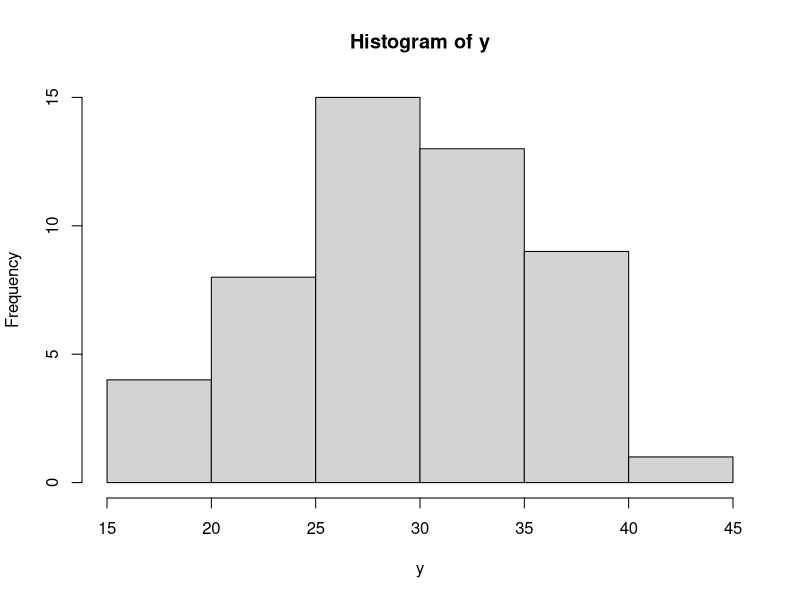
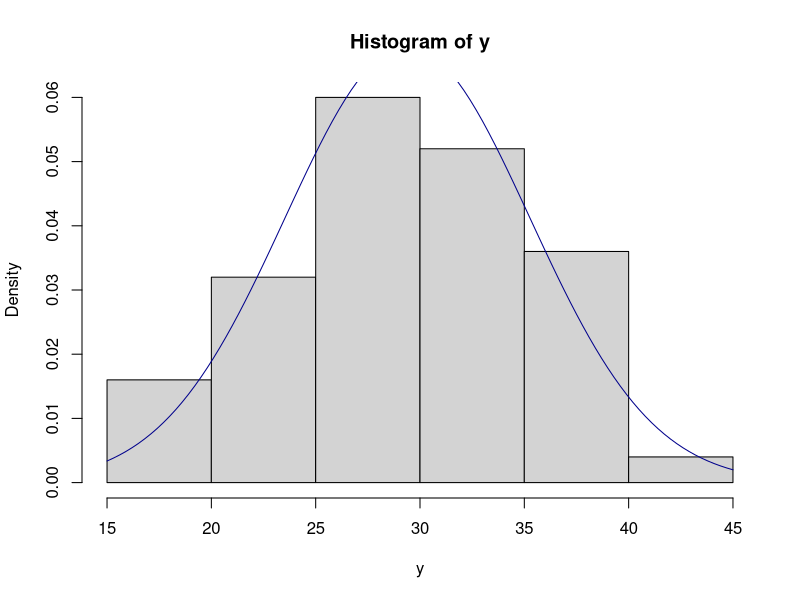
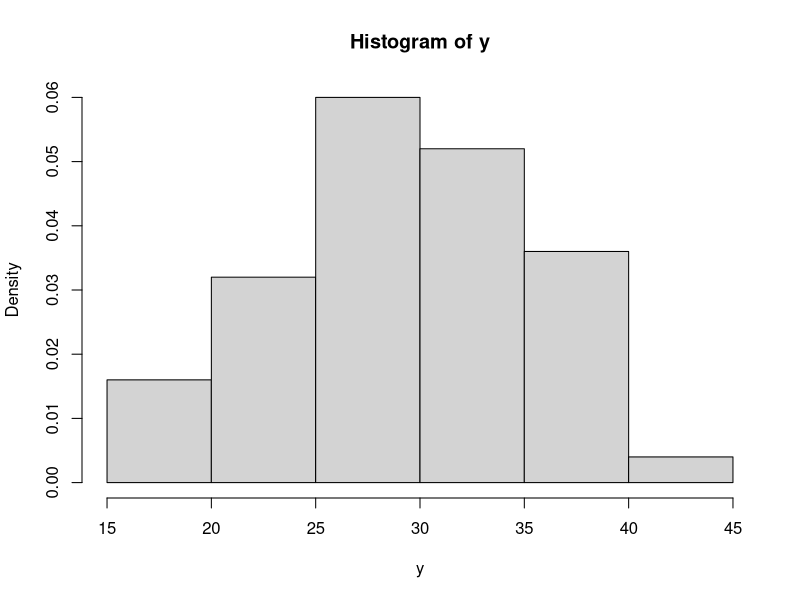
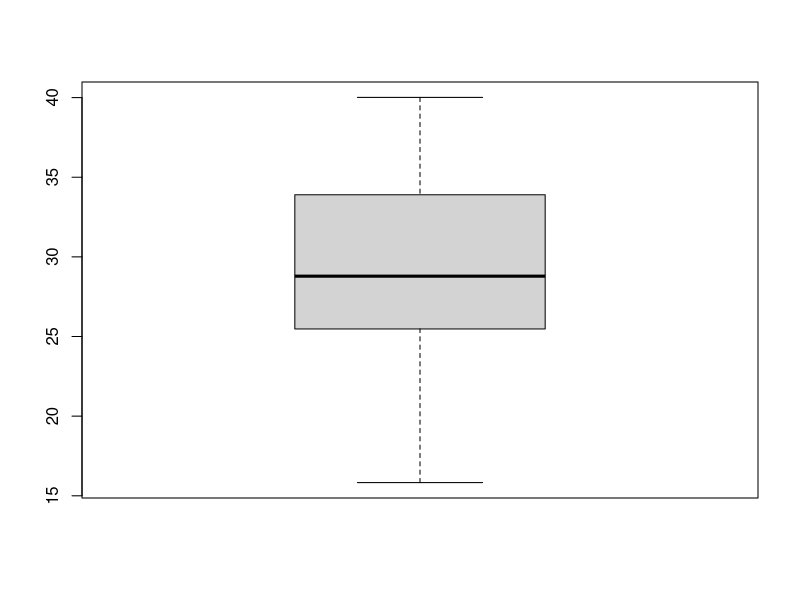
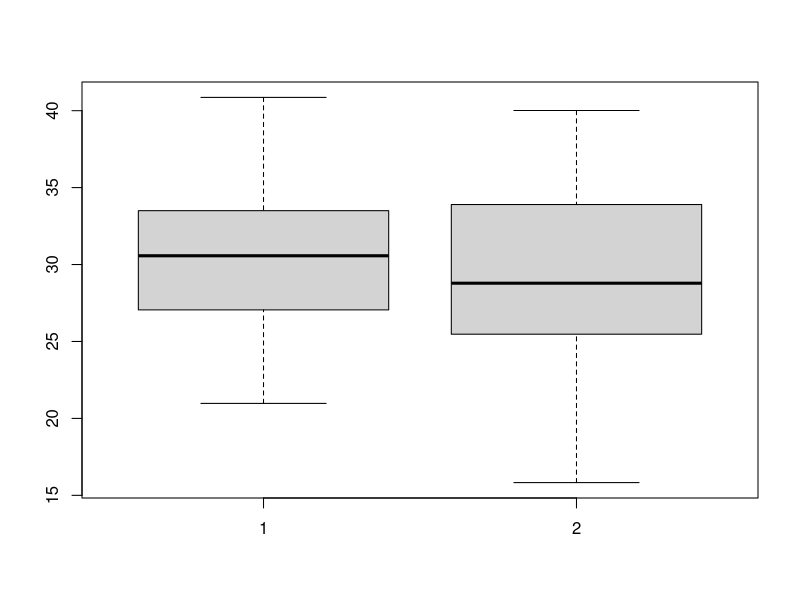
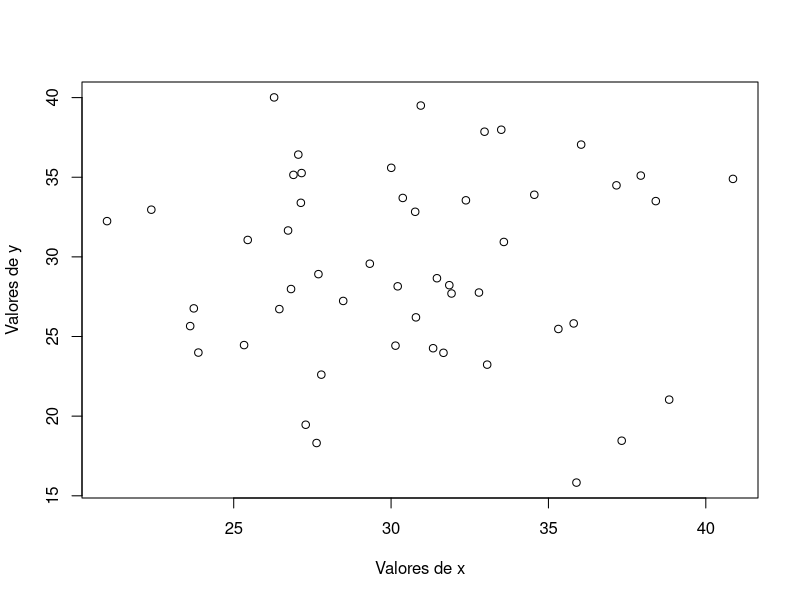
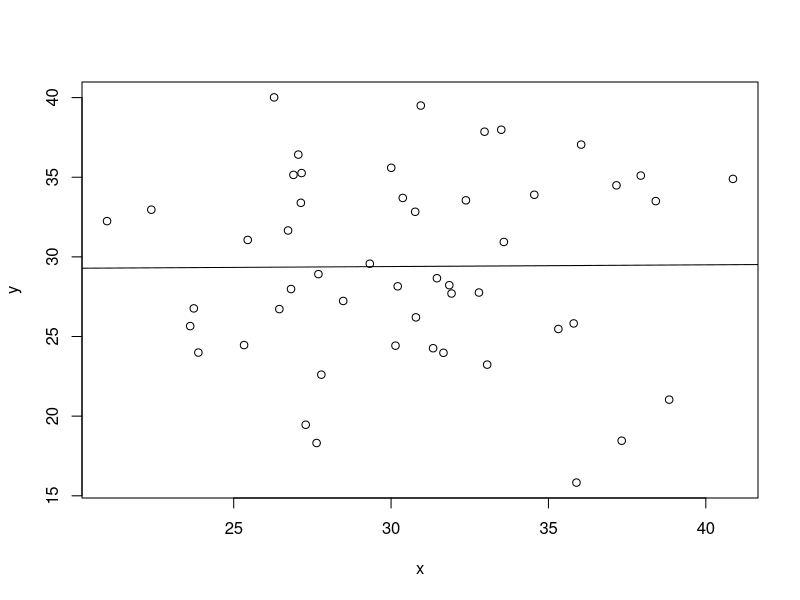
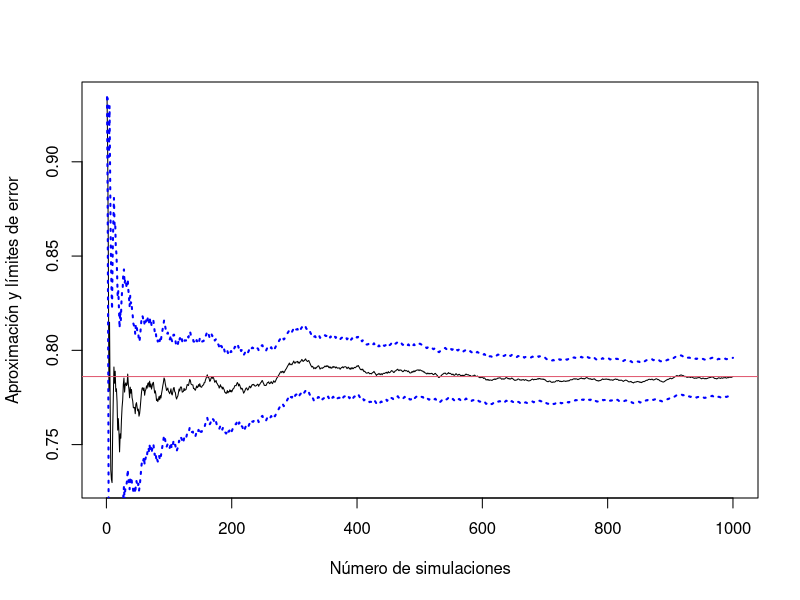

The R script that drew these images, in order:
## ---- chunk 1
set.seed(1)
## ---- chunk 2
# Parametros del muestreo
df <- 30
n <- 50

# Muestreo
y <- rchisq(n = n, df = df)
y
## ---- chunk 3
# Parametros del muestreo
n <- 50
mu <- 30
sigma <- 5

# Muestreo
x <- rnorm(n, mean = mu, sd = sigma)
x
## ---- chunk 4
y.mean <- mean(y)
y.mean

y.sd <- sd(y)
y.sd

y.q1 <- quantile(y, 0.25)
y.q2 <- quantile(y, 0.5)
y.q3 <- quantile(y, 0.75)

y.q1
y.q2
y.q3
## ---- chunk 5
hist(y)
## ---- chunk 6
# Vuelvo a poner el histograma del ej. anterior
# Hago freq = FALSE para usar frecuencia relativa y no absoluta
# Tambien me serviria `hist(y, prob = TRUE)`
hist(y, freq = FALSE)

# Superpongo la curva de la densidad normal
curve(dnorm(x, mean = y.mean, sd = y.sd), col = "darkblue", add = TRUE)
## ---- chunk 7
# TODO -- no estoy nada seguro de esta
hist(y, prob = TRUE)
## ---- chunk 8
boxplot(y)
## ---- chunk 9
boxplot(x, y)
## ---- chunk 10
plot(x, y, ylab = "Valores de y", xlab = "Valores de x")
## ---- chunk 11
# Pongo todo en un dataframe para que sea mas sencillo realizar el ajuste
df <- data.frame(x = x, y = y)

# Aplico el ajuste usando el data frame anterior
mod <- lm(formula = y ~ x, data = df)
mod
## ---- chunk 12
# Empiezo haciendo el scatter plot
plot(x, y)

# Ahora añado la linea que me da el ajuste realizado
abline(mod)
## ---- chunk 13
# Simula el lanzamiento de `n` dados. Devuelve TRUE si en los `n` lanzamientos
# sale al menos un 6, y devuelve FALSE en otro caso
lanzamiento_dados <- function(n = 4) {
    # Simulamos los lanzamientos de n monedas de seis caras
    monedas <- 1:6
    lanzamientos <- sample(x = monedas, size = n, replace = TRUE)

    # Contamos el numero de lanzamientos en los que sale un 6
    lanzamientos_buenos <- length(which(lanzamientos == 6))

    # Devolvemos si al menos ha habido un lanzamiento bueno
    return(lanzamientos_buenos > 0)
}

lanzamiento_dados()
## ---- chunk 14
# Establecemos los parametros de la simulacion
simulaciones <- 1000
n <- 4

# Realizamos las simulaciones
resultados <- vector()
for(i in 1:simulaciones){
    resultados[i] <- lanzamiento_dados(n)
}

# Calculamos las simulaciones con exito y sin exito
exito <- sum(resultados)
fracaso <- sum(!resultados)

# Calculamos ahora la probabilidad
prob <- exito / (exito + fracaso)
prob

# Comparamos ese valor con el real
prob_real <- 1 - (5/6)^n
prob_real

# Realizamos una comparacion mas numerica
abs_err <- abs(prob - prob_real)
abs_err

perc_err <- abs_err / prob_real * 100
perc_err
## ---- chunk 15
f <- function(x) 1 / (1 + x * x)
## ---- chunk 16
# Funcion para realizar la aproximacion de una integral en el intervalo 0, 1
#
# PARAMETERS
# ==========
# `nsim` numero de simulaciones que queremos lanzar
# `f` funcion que estamos integrando en (0, 1)
# `seed` semilla aleatoria que queremos usar
# `show_plot` TRUE si queremos que se muestre el grafico de aproximacion
#
# RETURNS
# =======
# `approx_int` valor de la aproximacion
# `error` estimacion del error cometido
# `approx_seq` secuencia de valores de aproximaciones a la integral
montecarlo_simple <- function(nsim = 1000, f, seed = 1, show_plot = FALSE) {
    # Fijamos la semilla aleatoria
    set.seed(1)

    # Muestreamos de una uniforme 0, 1 y aplicamos la funcion sobre esa muestra
    x <- runif(n = nsim, min = 0, max = 1)
    fx <- f(x)

    # Realizamos la aproximacion usando los valores previamente calculados
    # En vez de guardar el valor final de la aproximacion, guardamos la secuencia de aproximaciones
    # para poder mostrar graficos de convergencai
    approx_int_seq <- cumsum(fx) / (1:nsim)

    # Calculamos los errores en la aproximacion
    error <- sqrt(cumsum((fx - approx_int_seq)^2)) / (1:nsim)

    # Mostramos graficamente los errores si asi se ha dado por parametro
    if(show_plot == TRUE) {
        plot(
            1:nsim,
            approx_int_seq,
            type = "l",
            ylab = "Aproximación y límites de error",
            xlab = "Número de simulaciones"
        )
        z <- qnorm(0.025, lower.tail = FALSE)
        lines(approx_int_seq - z * error, col="blue", lwd = 2, lty = 3)
        lines(approx_int_seq + z * error, col="blue", lwd = 2, lty = 3)
        abline(h = approx_int_seq[nsim], col=2)
    }

    # Devolvemos los datos, esto es, la aproximacion final, el error de la
    # aproximacion y toda la secuencia
    return(list(approx_int = approx_int_seq[nsim], error = error[nsim], approx_seq = approx_int_seq))
}
## ---- chunk 17
# Fijamos los parametros de la simulacion
nsim <- 1000

res <- montecarlo_simple(nsim = nsim, f = f, seed = 1, show_plot = TRUE)
res$approx_int
res$error
